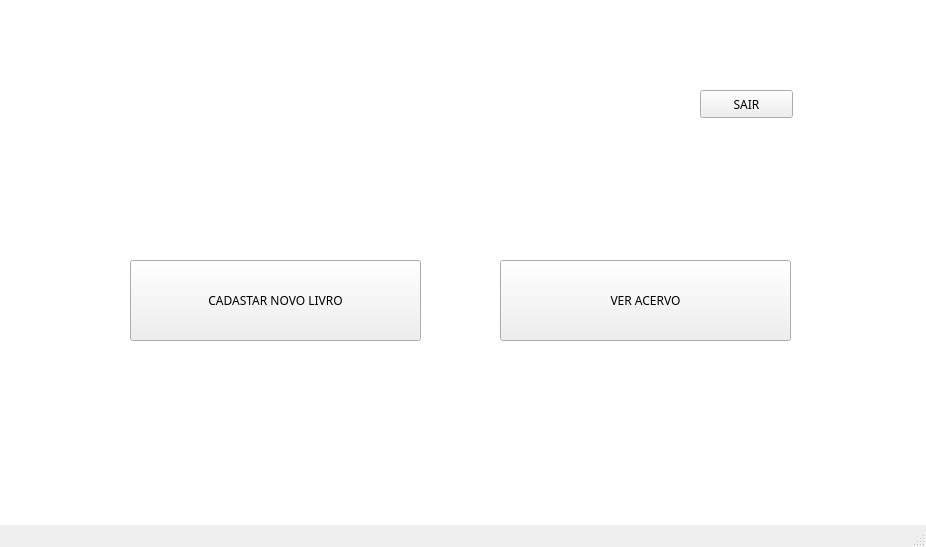
<?xml version="1.0" encoding="UTF-8"?>
<ui version="4.0">
 <class>Tela_Principal</class>
 <widget class="QMainWindow" name="Tela_Principal">
  <property name="geometry">
   <rect>
    <x>0</x>
    <y>0</y>
    <width>926</width>
    <height>547</height>
   </rect>
  </property>
  <property name="windowTitle">
   <string>MainWindow</string>
  </property>
  <widget class="QWidget" name="centralwidget">
   <widget class="QLabel" name="label">
    <property name="geometry">
     <rect>
      <x>130</x>
      <y>80</y>
      <width>241</width>
      <height>41</height>
     </rect>
    </property>
    <property name="font">
     <font>
      <family>Lucida Sans Unicode</family>
      <pointsize>14</pointsize>
     </font>
    </property>
    <property name="text">
     <string/>
    </property>
   </widget>
   <widget class="QPushButton" name="ver_acervo">
    <property name="geometry">
     <rect>
      <x>500</x>
      <y>260</y>
      <width>291</width>
      <height>81</height>
     </rect>
    </property>
    <property name="font">
     <font>
      <family>Lucida Sans Unicode</family>
      <pointsize>9</pointsize>
     </font>
    </property>
    <property name="text">
     <string>VER ACERVO</string>
    </property>
    <property name="icon">
     <iconset>
      <normaloff>images/lupa.png</normaloff>images/lupa.png</iconset>
    </property>
    <property name="iconSize">
     <size>
      <width>25</width>
      <height>25</height>
     </size>
    </property>
   </widget>
   <widget class="QTextBrowser" name="textBrowser">
    <property name="geometry">
     <rect>
      <x>-10</x>
      <y>-20</y>
      <width>941</width>
      <height>571</height>
     </rect>
    </property>
   </widget>
   <widget class="QPushButton" name="cadastrar_novo_livro">
    <property name="geometry">
     <rect>
      <x>130</x>
      <y>260</y>
      <width>291</width>
      <height>81</height>
     </rect>
    </property>
    <property name="font">
     <font>
      <family>Lucida Sans Unicode</family>
      <pointsize>9</pointsize>
     </font>
    </property>
    <property name="text">
     <string>CADASTAR NOVO LIVRO</string>
    </property>
    <property name="icon">
     <iconset>
      <normaloff>images/new-file_40454.png</normaloff>images/new-file_40454.png</iconset>
    </property>
    <property name="iconSize">
     <size>
      <width>25</width>
      <height>25</height>
     </size>
    </property>
   </widget>
   <widget class="QPushButton" name="sair">
    <property name="geometry">
     <rect>
      <x>700</x>
      <y>90</y>
      <width>93</width>
      <height>28</height>
     </rect>
    </property>
    <property name="font">
     <font>
      <family>Lucida Sans Unicode</family>
      <pointsize>9</pointsize>
     </font>
    </property>
    <property name="text">
     <string>SAIR</string>
    </property>
    <property name="icon">
     <iconset>
      <normaloff>images/exit.png</normaloff>images/exit.png</iconset>
    </property>
   </widget>
   <zorder>textBrowser</zorder>
   <zorder>label</zorder>
   <zorder>ver_acervo</zorder>
   <zorder>cadastrar_novo_livro</zorder>
   <zorder>sair</zorder>
  </widget>
  <widget class="QMenuBar" name="menubar">
   <property name="geometry">
    <rect>
     <x>0</x>
     <y>0</y>
     <width>926</width>
     <height>22</height>
    </rect>
   </property>
  </widget>
  <widget class="QStatusBar" name="statusbar"/>
 </widget>
 <resources/>
 <connections/>
</ui>
